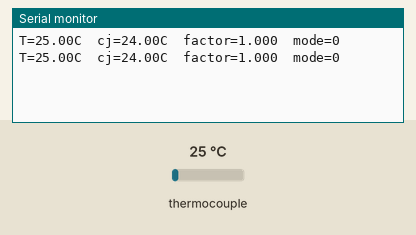
A program run on a simulated Teensy 4. On the bench: the last lines printed to the serial monitor. Wiring (inferred from the names in the program): MAX31855 thermocouple converter: CS pin 10. The test bench sets the inputs (shaded band); at power-on: thermocouple 25 °C.

Above: at 1.4 s.
1.5 s: thermocouple set to 6 °C
At 1.81 s:
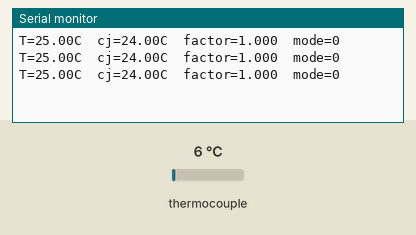
3.0 s: thermocouple set to 75 °C
At 3.4 s:
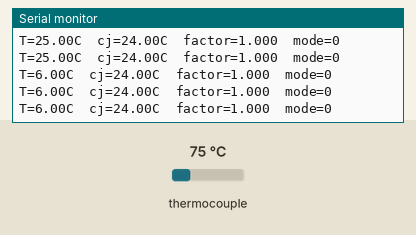
Timing chart, 0 to 6.0 s (numbered marks = the images above; inputs shaded):
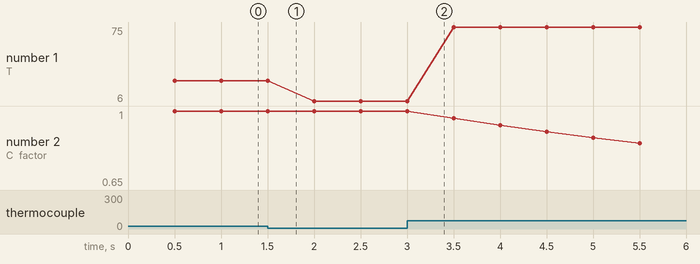

The program:

main.cpp
```cpp
/*
 * Spartan Velocity VCU -- thermal derate loop.
 *
 * Signal chain, per the vcb-mk2 schematic:
 *   thermocouple T+/T-  ->  MAX31855K (U1)  ->  SPI: SO, SCK, TEMP_CS  ->  Teensy 4.1
 *   torque command      ->  CTX/CRX  ->  SN65HVD230 (U5)  ->  CAN+/CAN-  ->  CM200DX
 *
 * The control law itself lives in derate.c and is deliberately hardware-free so
 * it can be tested on the host. This file is only plumbing.
 *
 * Schematic: obsidian://open?vault=vault-mm&file=10-Projects%2FSpartan-Velocity%2FSubsystems%2FVCU
 */
#include <Arduino.h>
#include <SPI.h>
#include "derate.h"

/* ---------------------------------------------------------------------------
 * TODO(hardware): confirm these against the vcb-mk2 schematic before flashing.
 * The net labels (TEMP_CS, SO, SCK) are known; the Teensy pin numbers they land
 * on are not yet recorded anywhere, so these are the defaults, not the truth.
 * ------------------------------------------------------------------------- */
static const uint8_t PIN_TEMP_CS = 10;   /* net TEMP_CS */
/* SO -> Teensy MISO (pin 12), SCK -> Teensy SCK (pin 13), both handled by SPI */

/*
 * The MAX31855 needs 70 ms typical / 100 ms maximum per conversion, so there is
 * no point sampling faster than ~10 Hz -- a faster read just re-reads the same
 * conversion. The CAN command runs faster and holds the last factor between
 * samples, because most inverters fault out if the command message stops.
 */
static const uint32_t SENSOR_PERIOD_MS = 100;  /*  10 Hz, matched to the ADC */
static const uint32_t CAN_PERIOD_MS    = 10;   /* 100 Hz command rate        */

/* MAX31855 fault bits within the 32-bit frame */
static const uint32_t MAX31855_FAULT = 1UL << 16;
static const uint32_t MAX31855_SCV   = 1UL << 2;   /* short to Vcc */
static const uint32_t MAX31855_SCG   = 1UL << 1;   /* short to GND */
static const uint32_t MAX31855_OC    = 1UL << 0;   /* open circuit */

static derate_state_t g_derate;

struct ThermoReading {
    float    tc_c;         /* thermocouple temperature, degrees C */
    float    internal_c;   /* cold-junction temperature, degrees C */
    bool     fault;
    uint32_t raw;
};

/*
 * The MAX31855 is read-only: 32 clocks out, no command byte.
 *   bits 31..18  thermocouple temperature, 14-bit signed, 0.25 C/LSB
 *   bit  16      fault
 *   bits 15..4   internal temperature, 12-bit signed, 0.0625 C/LSB
 *   bits 2,1,0   SCV, SCG, OC
 */
static ThermoReading read_thermocouple()
{
    ThermoReading r{};
    SPI.beginTransaction(SPISettings(4000000, MSBFIRST, SPI_MODE0));
    digitalWriteFast(PIN_TEMP_CS, LOW);
    delayMicroseconds(1);
    uint32_t raw = 0;
    for (int i = 0; i < 4; i++) {
        raw = (raw << 8) | SPI.transfer(0x00);
    }
    digitalWriteFast(PIN_TEMP_CS, HIGH);
    SPI.endTransaction();
    r.raw = raw;
    r.fault = (raw & MAX31855_FAULT) != 0;
    /* Arithmetic right shift on the signed top half sign-extends the 14-bit
     * two's complement value for free. */
    const int16_t hi = static_cast<int16_t>(raw >> 16);
    r.tc_c = static_cast<float>(hi >> 2) * 0.25f;
    const int16_t lo = static_cast<int16_t>(raw & 0xFFFF);
    r.internal_c = static_cast<float>(lo >> 4) * 0.0625f;

    /* A frame of all zeros or all ones means nothing is talking to us. */
    if (raw == 0x00000000UL || raw == 0xFFFFFFFFUL) {
        r.fault = true;
    }
    return r;
}

/* ---------------------------------------------------------------------------
 * TODO(CAN): NOT IMPLEMENTED ON PURPOSE.
 *
 * The CM200DX command message -- its arbitration ID, byte layout, torque
 * scaling and inverter-enable bits -- could not be confirmed from any public
 * source. Guessing here would mean sending an unknown command to a 200 A
 * inverter attached to a vehicle.
 *
 * Fill this in from the Cascadia Motion CAN protocol document or the DBC file,
 * then delete this comment. Until then this function only logs.
 * ------------------------------------------------------------------------- */
static void send_torque_command(float torque_nm, float factor)
{
    const float commanded = torque_nm * factor;
    (void)commanded;
    /* FlexCAN_T4 setup and the command frame go here. */
}

void setup()
{
    Serial.begin(115200);

    pinMode(PIN_TEMP_CS, OUTPUT);
    digitalWriteFast(PIN_TEMP_CS, HIGH);
    SPI.begin();

    derate_init(&g_derate);

    /* The MAX31855 needs ~200 ms after power-up for its first conversion. */
    delay(250);
}

void loop()
{
    static uint32_t last_sensor_ms = 0;
    static uint32_t last_can_ms    = 0;
    static uint32_t last_log_ms    = 0;
    static float    factor         = 1.0f;   /* held between sensor samples */
    static ThermoReading last{};
    const uint32_t now = millis();
    /* --- control update, paced by the sensor --- */
    if (now - last_sensor_ms >= SENSOR_PERIOD_MS) {
        const float dt_s = (last_sensor_ms == 0)
                             ? (SENSOR_PERIOD_MS / 1000.0f)
                             : (now - last_sensor_ms) / 1000.0f;
        last_sensor_ms = now;

        last   = read_thermocouple();
        factor = derate_update(&g_derate, last.tc_c, dt_s, last.fault);
    }
    /* --- command output, faster and independent of the sensor --- */
    if (now - last_can_ms >= CAN_PERIOD_MS) {
        last_can_ms = now;
        /* TODO(input): real torque request, from the throttle or the CAN bus. */
        const float torque_request_nm = 0.0f;
        send_torque_command(torque_request_nm, factor);
    }
    if (now - last_log_ms >= 500) {
        last_log_ms = now;
        Serial.printf("T=%.2fC  cj=%.2fC  factor=%.3f  mode=%d%s\n",
                      last.tc_c, last.internal_c, factor, (int)g_derate.mode,
                      last.fault ? "  FAULT" : "");
    }
}
```

derate.h
```cpp
/*
 * Thermal derate for the Spartan Velocity VCU.
 *
 * A K-type thermocouple feeds a MAX31855K, which the Teensy 4.1 reads over SPI.
 * When the measured temperature goes over the trip point, the torque command
 * sent to the CM200DX inverter is scaled by a factor that decays with TIME for
 * as long as the over-temperature condition lasts, and recovers once it clears.
 *
 * This header is deliberately free of Arduino and hardware dependencies so the
 * control law can be unit tested on the host (`pio test -e native`).
 *
 * Design note: obsidian://open?vault=vault-mm&file=10-Projects%2FSpartan-Velocity%2FSubsystems%2FThermal%20Derate
 */
#ifndef DERATE_H
#define DERATE_H

#include <stdbool.h>

#ifdef __cplusplus
extern "C" {
#endif

/* --- Tunable parameters. Temperatures in degrees Celsius. --- */
#define DERATE_T_TRIP_C      48.89f  /* 120 F -- derate engages above this     */
#define DERATE_T_CLEAR_C     46.11f  /* 115 F -- must fall below this to recover */
#define DERATE_TAU_DERATE_S  10.0f   /* decay time constant while over temp    */
#define DERATE_TAU_RECOVER_S 30.0f   /* recovery time constant once cleared    */
#define DERATE_F_MIN         0.30f   /* floor: never command below 30% torque  */

typedef enum {
    DERATE_NORMAL = 0,   /* at full command                      */
    DERATE_ACTIVE,       /* over temperature, factor decaying    */
    DERATE_RECOVERING,   /* cleared, factor climbing back to 1.0 */
    DERATE_FAULT         /* sensor fault: zero torque, latched   */
} derate_mode_t;

typedef struct {
    float         factor;      /* 0.0 .. 1.0, multiplies the torque command */
    derate_mode_t mode;
    float         time_over_s; /* accumulated seconds over trip, for logging */
} derate_state_t;

/* Reset to full command, no fault. */
void derate_init(derate_state_t *st);

/*
 * Advance the control law by dt_s seconds and return the new torque factor.
 *
 *   temp_c       thermocouple temperature in degrees C
 *   dt_s         elapsed time since the previous call, seconds (negative is treated as 0)
 *   sensor_fault true if the MAX31855 reported open circuit or a short
 *
 * Pure apart from the state struct: no I/O, no globals, no clock access.
 */
float derate_update(derate_state_t *st, float temp_c, float dt_s, bool sensor_fault);

/* Release a latched sensor fault. Recovery then ramps from wherever it is. */
void derate_clear_fault(derate_state_t *st);

#ifdef __cplusplus
}
#endif

#endif /* DERATE_H */
```

derate.c
```cpp
#include "derate.h"
#include <math.h>

void derate_init(derate_state_t *st)
{
    if (!st) return;
    st->factor      = 1.0f;
    st->mode        = DERATE_NORMAL;
    st->time_over_s = 0.0f;
}

void derate_clear_fault(derate_state_t *st)
{
    if (!st) return;
    if (st->mode == DERATE_FAULT) {
        st->mode = DERATE_RECOVERING;
    }
}

float derate_update(derate_state_t *st, float temp_c, float dt_s, bool sensor_fault)
{
    if (!st) return 0.0f;
    if (dt_s < 0.0f) dt_s = 0.0f;

    /* A bad sensor reading is a safety fault, not a reason to guess. Command
     * zero and latch until something explicitly clears it. */
    if (sensor_fault) {
        st->mode   = DERATE_FAULT;
        st->factor = 0.0f;
        return st->factor;
    }
    if (st->mode == DERATE_FAULT) {
        return st->factor;
    }

    /* Hysteresis: once derating, stay derating until we fall below the clear
     * point, so a reading sitting on the trip point cannot chatter. */
    const bool over = (st->mode == DERATE_ACTIVE)
                        ? (temp_c > DERATE_T_CLEAR_C)
                        : (temp_c > DERATE_T_TRIP_C);

    if (over) {
        st->mode         = DERATE_ACTIVE;
        st->time_over_s += dt_s;
        /* factor -> DERATE_F_MIN, time constant DERATE_TAU_DERATE_S.
         * Incremental form: no absolute timestamp, stable for any dt. */
        st->factor = DERATE_F_MIN
                   + (st->factor - DERATE_F_MIN) * expf(-dt_s / DERATE_TAU_DERATE_S);
    } else {
        st->time_over_s = 0.0f;
        if (st->factor < 1.0f) {
            st->mode = DERATE_RECOVERING;
            /* factor -> 1.0, time constant DERATE_TAU_RECOVER_S */
            st->factor = 1.0f - (1.0f - st->factor) * expf(-dt_s / DERATE_TAU_RECOVER_S);
            if (st->factor > 0.9999f) {
                st->factor = 1.0f;
                st->mode   = DERATE_NORMAL;
            }
        } else {
            st->factor = 1.0f;
            st->mode   = DERATE_NORMAL;
        }
    }

    /* The exponential converges on its target from either side, so the only
     * clamp needed is the hard envelope. */
    if (st->factor < 0.0f) st->factor = 0.0f;
    if (st->factor > 1.0f) st->factor = 1.0f;

    return st->factor;
}
```

Measured:
- plotted number 1: 25 → 6 after the input at 1.5 s, 6 → 75 after the input at 3.0 s
- plotted number 2: 1 → 0.65 after the input at 3.0 s
